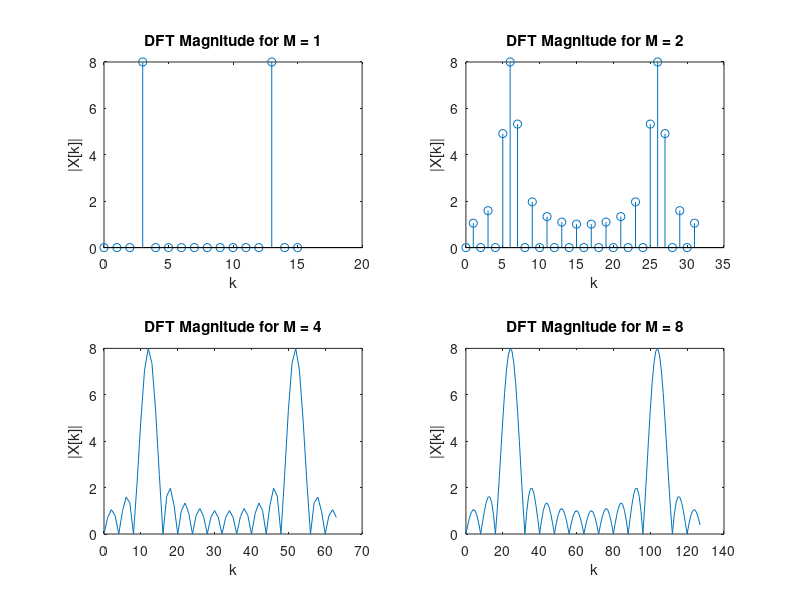

Recreate this plot in MATLAB.

f0 = 12; % frequency of the signal in Hz
fs = 64; % sampling frequency in Hz
L = 16; % length of the signal
n = 0:L-1; % time index
p = cos(2*pi*f0*n/fs); % original signal
w = ones(1, L); % rectangular window
x = p .* w; % windowed signal

% DFT lengths
m_values = [1, 2, 4, 8];
figure;

for i = 1:length(m_values)
    N = m_values(i) * L;
    X = fft(x, N);
    
    % Plotting
    subplot(2, 2, i);
    if m_values(i) <= 2
        stem(0:N-1, abs(X));
    else
        plot(0:N-1, abs(X));
    end

    title(['DFT Magnitude for M = ', num2str(m_values(i))]);
    xlabel('k');
    ylabel('|X[k]|');
end

   
